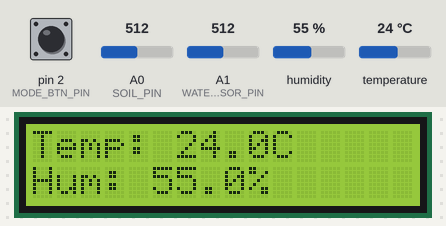
Recording of a sketch running on a simulated Arduino Uno, built with avr-gcc and run on an emulated ATmega328P. Parts: 16×2 character LCD. The test bench sets the inputs (shaded band); at power-on: pin 2 (MODE_BTN_PIN) HIGH, A0 (SOIL_PIN) = 512, A1 (WATER_SENSOR_PIN) = 512, humidity 55 %, temperature 24 °C. What the sketch prints to the serial monitor is not drawn.

Above: at 1.2 s.
1.3 s: pin 2 (MODE_BTN_PIN) pulled LOW for 2.9 s
At 3.3 s:
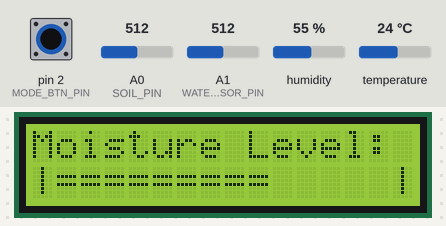
5.7 s: A0 (SOIL_PIN) set to 610
At 6.9 s:
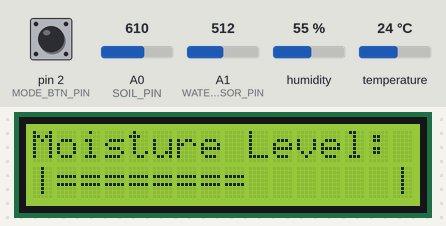
9.1 s: pin 2 (MODE_BTN_PIN) pulled LOW for 2.9 s
At 11.6 s:
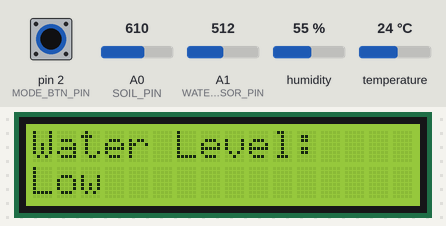
13.5 s: A1 (WATER_SENSOR_PIN) set to 522
16.9 s: A1 (WATER_SENSOR_PIN) set to 540
At 19.4 s:
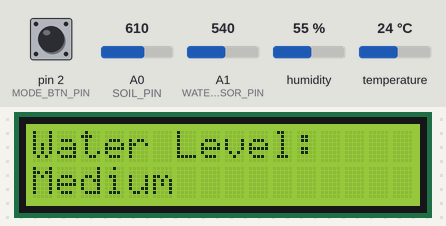
20.4 s: A1 (WATER_SENSOR_PIN) set to 584
24.1 s: A1 (WATER_SENSOR_PIN) set to 611
At 27.4 s:
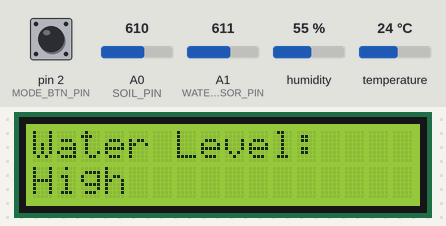
Timing chart, 0 to 28.9 s (numbered marks = the images above; inputs shaded):
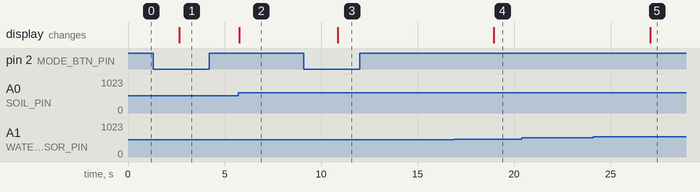

Measured:
- the behaviour switches between 530 and 531 on A1 (WATER_SENSOR_PIN) (found by bisection; images 3 and 4)
- the behaviour switches between 600 and 601 on A1 (WATER_SENSOR_PIN) (found by bisection; images 4 and 5)
- after the input at 1.3 s, the display: changes after 1.4 s (image 1)
- after the input at 5.7 s, the display: changes after 0.05 s (image 2)
- after the input at 9.1 s, the display: changes after 1.8 s (image 3)
- after the input at 13.5 s, every drawn part: stays the same
- after the input at 16.9 s, the display: changes after 2.1 s (image 4)
- after the input at 20.4 s, every drawn part: stays the same
- after the input at 24.1 s, the display: changes after 2.9 s (image 5)

The sketch:

driver.ino
```cpp
#include <Wire.h>
#include <LiquidCrystal_I2C.h>
#include "lcd_i2c.h"
#include "dht11.h"
#include "soil_moisture_sensor.h"
#include "water_level_sensor.h"
#include "utils.h"

#define MODE_BTN_PIN 2

int modeState = 0;

LiquidCrystal_I2C lcd(0x27, 16, 2);
dht DHT;

void setup() {
  Serial.begin(9600);
  lcd.init(); // initialize the lcd
  lcd.backlight();
  lcd.clear();

  // Initialize button to change mode with Interrupt Service Routine (ISR)
  pinMode(MODE_BTN_PIN, INPUT_PULLUP);
  attachInterrupt(digitalPinToInterrupt(MODE_BTN_PIN), changeModeISR, FALLING);
}

void loop() {
  if (modeState == 0) {
    float *dhtData = getTempAndHum();
    displayTemperatureAndHumidity(dhtData[0], dhtData[1]);
    free(dhtData);
    delay(1500);
  } else if (modeState == 1) {
    int moistureLevel = getMoistureLevel();
    displayMoistureLevel(moistureLevel);
  } else if (modeState == 2) {
    const char * waterLevel;
    waterLevel = (char *) malloc(7);
    getWaterLevel(waterLevel);
    displayWaterLevel(waterLevel);
    free(waterLevel);
  }
  Serial.print("Mode: ");
  Serial.println(modeState);
  delay(1000);
}

void changeModeISR() {
  modeState++;
  if (modeState > 2) {
    modeState = 0;
  }
}
```

dht11.cpp
```cpp
#include "Arduino.h"
#include "dht11.h"

float getTemp() {
  int readData = DHT.read11(DHT11_PIN);
  float temperature = DHT.temperature;

  Serial.print("Temperature: ");
  Serial.println(temperature);

  return temperature;
}

float getHum() {
  int readData = DHT.read11(DHT11_PIN);
  float humidity = DHT.humidity;

  Serial.print("Humidity: ");
  Serial.println(humidity);
  return humidity;
}

float* getTempAndHum() {
  int readData = DHT.read11(DHT11_PIN);
  float *data = malloc(sizeof(float)* 2 + 1);
  data[0] = DHT.temperature;
  data[1] = DHT.humidity;

  Serial.print("Temperature: ");
  Serial.println(data[0]);
  Serial.print("Humidity: ");
  Serial.println(data[1]);
  return data;
}
```

dht11.h
```cpp
#ifndef _DHT11_H
#define _DHT11_H

#include <dht.h>

extern dht DHT;

#define DHT11_PIN 7

float getTemp();
float getHum();
float* getTempAndHum();

#endif _DHT11_H
```

lcd_i2c.cpp
```cpp
#include "Arduino.h"
#include "lcd_i2c.h"

void displayWaterLevel(const char *txt) {
  lcd.clear();

  lcd.setCursor(0, 0);
  lcd.print("Water Level:");
  lcd.setCursor(0, 1);
  lcd.print(txt);
}

void displayMoistureLevel(int moisture) {
  lcd.clear();

  lcd.setCursor(0, 0);
  lcd.print("Moisture Level:");

  lcd.setCursor(0, 1);
  lcd.print("|");
  for (int i=14; i > 0; --i) {
    if (moisture <= i) {
      lcd.print("=");
    } else {
      lcd.print(" ");
    }
  }
  lcd.print("|");
}

void displayTemperatureAndHumidity(float temp, float humidity) {
  lcd.clear();

  lcd.setCursor(0, 0);
  lcd.print("Temp: ");
  lcd.print(temp, 1);
  lcd.print("C");

  lcd.setCursor(0, 1);
  lcd.print("Hum: ");
  lcd.print(humidity, 1);
  lcd.print("%");
}

void printTopRow(const char *txt) {
  lcd.setCursor(0, 0);
  lcd.print(txt);
}

void printBottomRow(const char *txt) {
  lcd.setCursor(0, 1);
  lcd.print(txt);
}
```

lcd_i2c.h
```cpp
#ifndef _LCD_I2C_H
#define _LCD_I2C_H

#include <LiquidCrystal_I2C.h>

extern LiquidCrystal_I2C lcd;

void displayWaterLevel(const char *txt);
void displayMoistureLevel(int moisture);
void displayTemperatureAndHumidity(float temp, float humidity);
void printTopRow(const char *txt);
void printBottomRow(const char *txt);

#endif _LCD_I2C_H
```

soil_moisture_sensor.cpp
```cpp
#include "Arduino.h"
#include "soil_moisture_sensor.h"

int getMoistureLevel() {
  int sensorRead = analogRead(SOIL_PIN);
  // Map the moisture to a 0-10 range
  int moistureLevel = map(sensorRead, 0, 1023, 0, 13);
  Serial.print("Moisture level:");
  Serial.println(moistureLevel);
  Serial.print(sensorRead);
  Serial.println("(analog read)");
  return moistureLevel;
}
```

soil_moisture_sensor.h
```cpp
#ifndef _SOIL_MOISTURE_SENSOR_H
#define _SOIL_MOISTURE_SENSOR_H

#define SOIL_PIN A0
int getMoistureLevel();

#endif _SOIL_MOISTURE_SENSOR_H
```

utils.cpp
```cpp
#include "Arduino.h"
#include "utils.h"

char* combineStringWithDigit(const char* string, int num, bool digitAfterString) {
  char digitBuf[sizeof(num) + 1];
  snprintf(digitBuf, sizeof(digitBuf), "%f", num);

  char* stringWithDigit  =(char*) malloc(strlen(string) + strlen(digitBuf) + 1);
  // Combine string with digit, determine which comes first
  if (digitAfterString) {
    strcpy(stringWithDigit, string);
    strcat(stringWithDigit, digitBuf);
  } else {
    strcpy(stringWithDigit, digitBuf);
    strcat(stringWithDigit, string);
  }

  return stringWithDigit;
}

char* concatenate(const char *first, const char *second) {
  const size_t len1 = strlen(first);
  const size_t len2 = strlen(second);
  char* result = (char*) malloc(len1 + len2 + 1);

  memcpy(result, first, len1);
  memcpy(result + len1, second, len2 + 1);

  return result;
}
```

utils.h
```cpp
#ifndef _UTILS_H
#define _UTILS_H

#include <stdio.h>
#include <stdlib.h>
#include <string.h>

char* combineStringWithDigit(const char* string, float num, bool digitAfterString);
char* concatenate(const char *str1, const char *str2);

#endif _UTILS_H
```

water_level_sensor.cpp
```cpp
#include "Arduino.h"
#include "water_level_sensor.h"

void getWaterLevel(const char *waterLevelBuffer) {
  int waterLevelValue = analogRead(WATER_SENSOR_PIN);
  if (waterLevelValue <= 200) {
    strcpy(waterLevelBuffer, "Empty");
  } else if (waterLevelValue > 200 && waterLevelValue <= 530) {
    strcpy(waterLevelBuffer, "Low");
  } else if (waterLevelValue > 530 && waterLevelValue <= 600) {
    strcpy(waterLevelBuffer, "Medium");
  } else if (waterLevelValue > 600) {
    strcpy(waterLevelBuffer, "High");
  }
  Serial.print("Water level: ");
  Serial.print(waterLevelBuffer);
  Serial.print("(value = ");
  Serial.print(waterLevelValue);
  Serial.println(")");
  delay(1000);
}
```

water_level_sensor.h
```cpp
#ifndef _WATER_LEVEL_SENSOR_H
#define _WATER_LEVEL_SENSOR_H

#define WATER_SENSOR_PIN A1

void getWaterLevel(const char *waterLevel);

#endif _WATER_LEVEL_SENSOR_H
```
